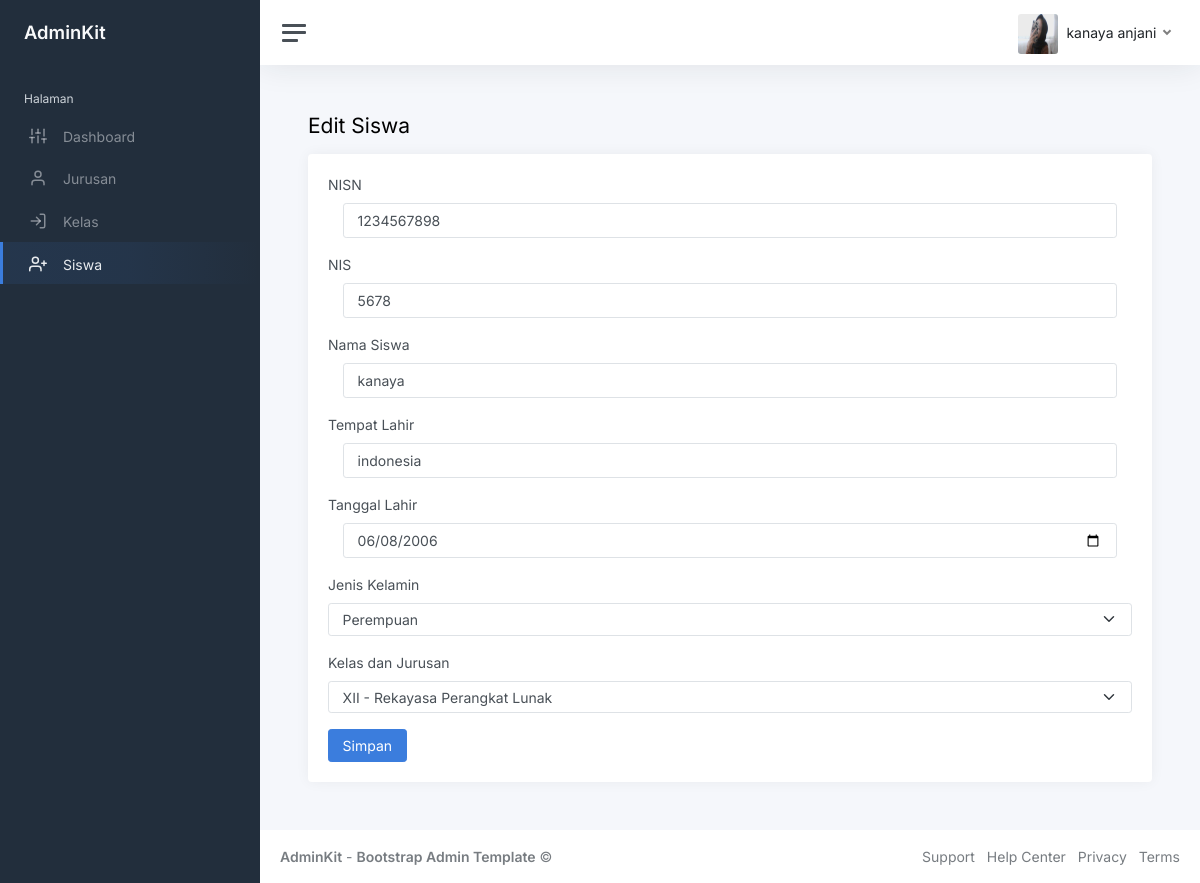
The page /index.php?page=edit-siswa&id=1234567898 (signed in) on the database its author committed.
### tables this page shows
CREATE TABLE `siswa` (
  `nisn` char(10) NOT NULL,
  `nis` char(4) NOT NULL,
  `nama_siswa` varchar(30) NOT NULL,
  `tempat_lahir` varchar(30) NOT NULL,
  `tanggal_lahir` date NOT NULL,
  `jenis_kelamin` varchar(20) NOT NULL,
  `id_kelas` int(11) NOT NULL
);

CREATE TABLE `kelas` (
  `id_kelas` int(11) NOT NULL,
  `nama_kelas` varchar(15) NOT NULL,
  `id_jurusan` int(11) NOT NULL
);

### edit-siswa.php (the view, shortened to what this page needs)
<?php
$id = $_GET['id'];
$query = mysqli_query($koneksi, "SELECT * FROM siswa WHERE nisn='$id'");
$data = mysqli_fetch_array($query);
?>
<h1 class="h3 mb-3">Edit Siswa</h1>
					<div class="row">
						<div class="col-12">
							<div class="card flex-fill">
								<div class="card-body">
									<form method="post">
										<div class="mb-3">
											<label class="form-label">NISN</label>
											<div class="col-12">
												<input type="text" name="nisn" class="form-control" value="<?php echo $data['nisn']?>">
											</div>
										</div>
										<div class="mb-3">
											<label class="form-label">NIS</label>
											<div class="col-12">
												<input type="text" name="nis" class="form-control" value="<?php echo $data['nis']?>">
											</div>
										</div>
										<div class="mb-3">
											<label class="form-label">Nama Siswa</label>
											<div class="col-12">
												<input type="text" name="nama_siswa" class="form-control" value="<?php echo $data['nama_siswa']?>">
											</div>
										</div>
										<div class="mb-3">
											<label class="form-label">Tempat Lahir</label>
											<div class="col-12">
												<input type="text" name="tempat_lahir" class="form-control" value="<?php echo $data['tempat_lahir']?>">
											</div>
										</div>
										<div class="mb-3">
											<label class="form-label">Tanggal Lahir</label>
											<div class="col-12">
												<input type="date" name="tanggal_lahir" class="form-control" value="<?php echo $data['tanggal_lahir']?>">
											</div>
										</div>
										<div class="mb-3">
											<label class="form-label">Jenis Kelamin</label>
											<select name="jenis_kelamin" class="form-select">
												<option value="Perempuan" <?php if($data['jenis_kelamin'] == 'Perempuan') { echo 'selected'; }?>> Perempuan</option>
											</select>
										</div>
										<div class="mb-3">
											<label class="form-label">Kelas dan Jurusan</label>
											<select name="id_kelas" class="form-select">
												<?php
                                                $query = mysqli_query($koneksi, "SELECT * FROM kelas INNER JOIN jurusan ON kelas.id_jurusan=jurusan.id_jurusan");
                                                while ($kelas= mysqli_fetch_array($query)) {
                                                       ?>
                                                       <option value="<?php echo $kelas['id_kelas'] ?>" <?php if($data['id_kelas'] == $kelas['id_kelas']) {echo 'selected'; } ?>>
                                                        <?php echo $kelas['nama_kelas'] ?> - <?php echo $kelas ['nama_jurusan'] ?></optioon>
                                                       <?php
                                                }
                                                ?>
											</select>
										</div>
										<div class="mb3">
											<button class="btn btn-primary">Simpan</button>
										</div>
									</form>
								</div>
							</div>
						</div>
					</div>

### rows shown on the page
siswa: nisn "1234567898", nis "5678", nama_siswa "kanaya", tempat_lahir "indonesia", tanggal_lahir "06/08/2006", jenis_kelamin "Perempuan", id_kelas "XII - Rekayasa Perangkat Lunak"

### other values the page prints
$_SESSION['user']['nama'] "kanaya anjani"
